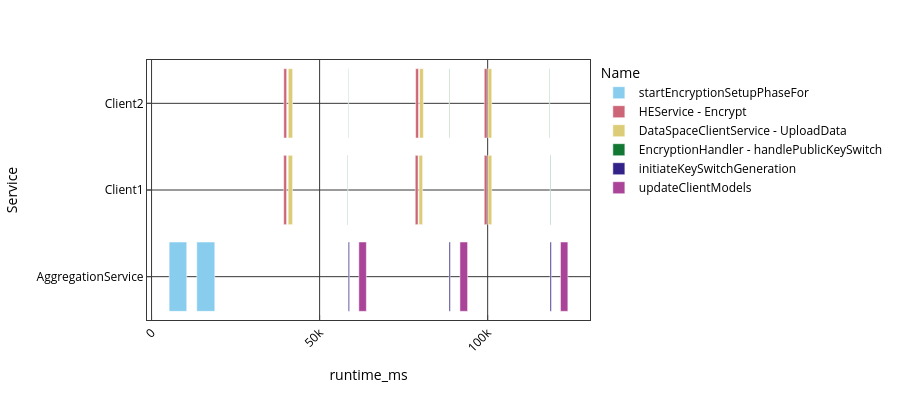

The notebook cell this image was saved under:
### Code cell
import plotly.express as px
import plotly.graph_objects as go


df = px.data.tips()
fig = px.bar(data_joined[data_joined["runtime_ms"] >= 100], base="StartMs", x="runtime_ms", y="Service", color='Name', orientation='h',
             hover_data=["EndTime", "StartMs", "runtime_ms"], color_discrete_sequence=px.colors.qualitative.Safe,
             height=400)
fig.show()

### Figure 1 — Plotly figure (JSON) as saved in the notebook; plotly's stock layout.template omitted (floating-point values rounded to 4 significant figures)
{"data": [{"base": [5234.0, 13450.0], "customdata": [["14:41:31.197952"], ["14:41:39.414548"]], "hovertemplate": "Name=startEncryptionSetupPhaseFor<br>StartMs=%{base}<br>runtime_ms=%{x}<br>Service=%{y}<br>EndTime=%{customdata[0]}<extra></extra>", "legendgroup": "startEncryptionSetupPhaseFor", "marker": {"color": "rgb(136, 204, 238)", "pattern": {"shape": ""}}, "name": "startEncryptionSetupPhaseFor", "orientation": "h", "showlegend": true, "textposition": "auto", "type": "bar", "x": [5234.0, 5365.0], "xaxis": "x", "y": ["AggregationService", "AggregationService"], "yaxis": "y"}, {"base": [39310.0, 39340.0, 78450.0, 78570.0, 98980.0, 98990.0], "customdata": [["14:42:05.271684"], ["14:42:05.300475"], ["14:42:44.415670"], ["14:42:44.537027"], ["14:43:04.942781"], ["14:43:04.951598"]], "hovertemplate": "Name=HEService - Encrypt<br>StartMs=%{base}<br>runtime_ms=%{x}<br>Service=%{y}<br>EndTime=%{customdata[0]}<extra></extra>", "legendgroup": "HEService - Encrypt", "marker": {"color": "rgb(204, 102, 119)", "pattern": {"shape": ""}}, "name": "HEService - Encrypt", "orientation": "h", "showlegend": true, "textposition": "auto", "type": "bar", "x": [862.0, 864.1, 845.8, 854.6, 859.0, 853.0], "xaxis": "x", "y": ["Client1", "Client2", "Client1", "Client2", "Client1", "Client2"], "yaxis": "y"}, {"base": [40650.0, 40670.0, 79570.0, 79740.0, 100100.0, 100100.0], "customdata": [["14:42:06.613421"], ["14:42:06.638348"], ["14:42:45.530398"], ["14:42:45.700854"], ["14:43:06.080628"], ["14:43:06.081617"]], "hovertemplate": "Name=DataSpaceClientService - UploadData<br>StartMs=%{base}<br>runtime_ms=%{x}<br>Service=%{y}<br>EndTime=%{customdata[0]}<extra></extra>", "legendgroup": "DataSpaceClientService - UploadData", "marker": {"color": "rgb(221, 204, 119)", "pattern": {"shape": ""}}, "name": "DataSpaceClientService - UploadData", "orientation": "h", "showlegend": true, "textposition": "auto", "type": "bar", "x": [1306.0, 1300.0, 1087.0, 1128.0, 1107.0, 1097.0], "xaxis": "x", "y": ["Client1", "Client2", "Client1", "Client2", "Client1", "Client2"], "yaxis": "y"}, {"base": [58330.0, 58520.0, 88500.0, 118300.0, 118600.0], "customdata": [["14:42:24.294211"], ["14:42:24.485772"], ["14:42:54.468348"], ["14:43:24.298161"], ["14:43:24.514714"]], "hovertemplate": "Name=EncryptionHandler - handlePublicKeySwitch<br>StartMs=%{base}<br>runtime_ms=%{x}<br>Service=%{y}<br>EndTime=%{customdata[0]}<extra></extra>", "legendgroup": "EncryptionHandler - handlePublicKeySwitch", "marker": {"color": "rgb(17, 119, 51)", "pattern": {"shape": ""}}, "name": "EncryptionHandler - handlePublicKeySwitch", "orientation": "h", "showlegend": true, "textposition": "auto", "type": "bar", "x": [106.1, 104.6, 139.1, 128.2, 162.2], "xaxis": "x", "y": ["Client1", "Client2", "Client2", "Client2", "Client1"], "yaxis": "y"}, {"base": [58520.0, 88500.0, 118600.0], "customdata": [["14:42:24.485907"], ["14:42:54.468503"], ["14:43:24.514961"]], "hovertemplate": "Name=initiateKeySwitchGeneration<br>StartMs=%{base}<br>runtime_ms=%{x}<br>Service=%{y}<br>EndTime=%{customdata[0]}<extra></extra>", "legendgroup": "initiateKeySwitchGeneration", "marker": {"color": "rgb(51, 34, 136)", "pattern": {"shape": ""}}, "name": "initiateKeySwitchGeneration", "orientation": "h", "showlegend": true, "textposition": "auto", "type": "bar", "x": [379.3, 375.2, 381.4], "xaxis": "x", "y": ["AggregationService", "AggregationService", "AggregationService"], "yaxis": "y"}, {"base": [61670.0, 91750.0, 121700.0], "customdata": [["14:42:27.629453"], ["14:42:57.712434"], ["14:43:27.626251"]], "hovertemplate": "Name=updateClientModels<br>StartMs=%{base}<br>runtime_ms=%{x}<br>Service=%{y}<br>EndTime=%{customdata[0]}<extra></extra>", "legendgroup": "updateClientModels", "marker": {"color": "rgb(170, 68, 153)", "pattern": {"shape": ""}}, "name": "updateClientModels", "orientation": "h", "showlegend": true, "textposition": "auto", "type": "bar", "x": [2239.0, 2279.0, 2194.0], "xaxis": "x", "y": ["AggregationService", "AggregationService", "AggregationService"], "yaxis": "y"}], "layout": {"barmode": "relative", "height": 400, "legend": {"title": {"text": "Name"}, "tracegroupgap": 0}, "margin": {"t": 60}, "xaxis": {"anchor": "y", "domain": [0, 1], "title": {"text": "runtime_ms"}}, "yaxis": {"anchor": "x", "domain": [0, 1], "title": {"text": "Service"}}}}
